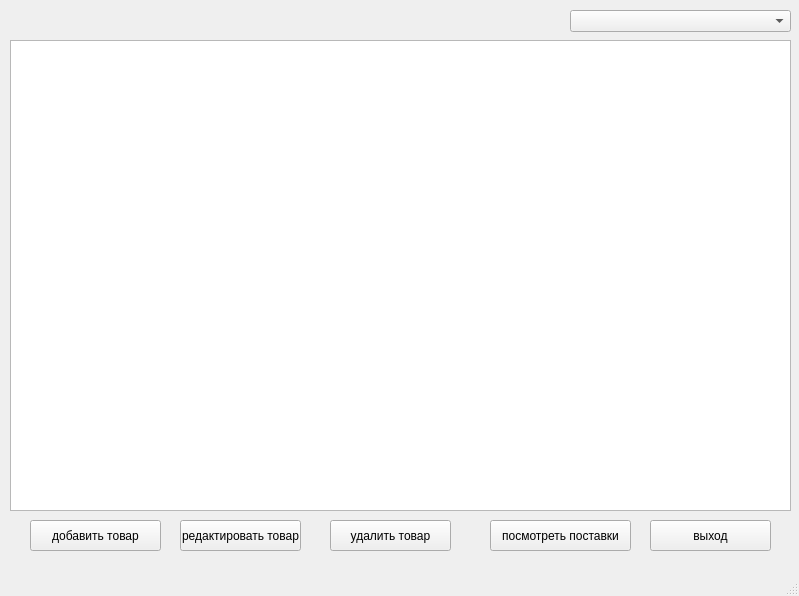
<?xml version="1.0" encoding="UTF-8"?>
<ui version="4.0">
 <class>MainWindow</class>
 <widget class="QMainWindow" name="MainWindow">
  <property name="geometry">
   <rect>
    <x>0</x>
    <y>0</y>
    <width>799</width>
    <height>596</height>
   </rect>
  </property>
  <property name="windowTitle">
   <string>MainWindow</string>
  </property>
  <widget class="QWidget" name="centralwidget">
   <widget class="QTableWidget" name="tableWidget">
    <property name="geometry">
     <rect>
      <x>10</x>
      <y>40</y>
      <width>781</width>
      <height>471</height>
     </rect>
    </property>
   </widget>
   <widget class="QPushButton" name="addButton">
    <property name="geometry">
     <rect>
      <x>30</x>
      <y>520</y>
      <width>131</width>
      <height>31</height>
     </rect>
    </property>
    <property name="text">
     <string>добавить товар</string>
    </property>
   </widget>
   <widget class="QPushButton" name="orderButton">
    <property name="geometry">
     <rect>
      <x>180</x>
      <y>520</y>
      <width>121</width>
      <height>31</height>
     </rect>
    </property>
    <property name="text">
     <string>редактировать товар</string>
    </property>
   </widget>
   <widget class="QPushButton" name="backButton">
    <property name="geometry">
     <rect>
      <x>650</x>
      <y>520</y>
      <width>121</width>
      <height>31</height>
     </rect>
    </property>
    <property name="text">
     <string>выход</string>
    </property>
   </widget>
   <widget class="QComboBox" name="comboBox">
    <property name="geometry">
     <rect>
      <x>570</x>
      <y>10</y>
      <width>221</width>
      <height>22</height>
     </rect>
    </property>
   </widget>
   <widget class="QPushButton" name="orderButton_2">
    <property name="geometry">
     <rect>
      <x>490</x>
      <y>520</y>
      <width>141</width>
      <height>31</height>
     </rect>
    </property>
    <property name="text">
     <string>посмотреть поставки</string>
    </property>
   </widget>
   <widget class="QPushButton" name="deleteButton">
    <property name="geometry">
     <rect>
      <x>330</x>
      <y>520</y>
      <width>121</width>
      <height>31</height>
     </rect>
    </property>
    <property name="text">
     <string>удалить товар</string>
    </property>
   </widget>
  </widget>
  <widget class="QMenuBar" name="menubar">
   <property name="geometry">
    <rect>
     <x>0</x>
     <y>0</y>
     <width>799</width>
     <height>22</height>
    </rect>
   </property>
  </widget>
  <widget class="QStatusBar" name="statusbar"/>
 </widget>
 <resources/>
 <connections/>
</ui>
